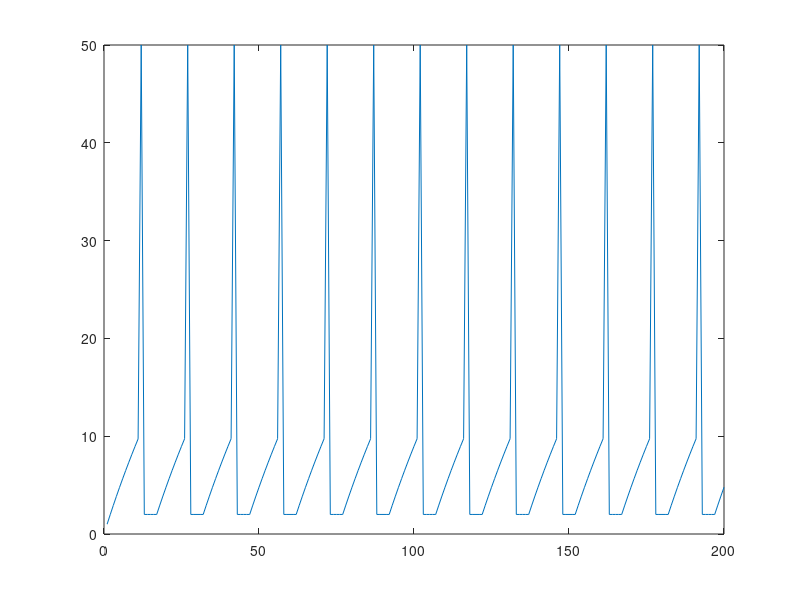

Source code (MATLAB):
% Basic integrate-and-fire neuron 
% R Rao 2007

clear
% input current
I = 1  % nA
pa = I * 1000
% capacitance and leak resistance
C = 1 % nF
R = 40 % M ohms

% I & F implementation dV/dt = - V/RC + I/C
% Using h = 1 ms step size, Euler method

V = 0;
tstop = 200;
abs_ref = 5; % absolute refractory period 
ref = 0; % absolute refractory period counter
V_trace = []; % voltage trace for plotting
V_th = 10; % spike threshold

for t = 1:tstop
  
   if ~ref
     V = V - (V/(R*C)) + (I/C)
   else
     ref = ref - 1;
     V = 0.2*V_th; % reset voltage
   end
   
   if (V > V_th)
     V = 50;  % emit spike
     ref = abs_ref; % set refractory counter
   end

   V_trace = [V_trace V];

end

  plot(V_trace)
